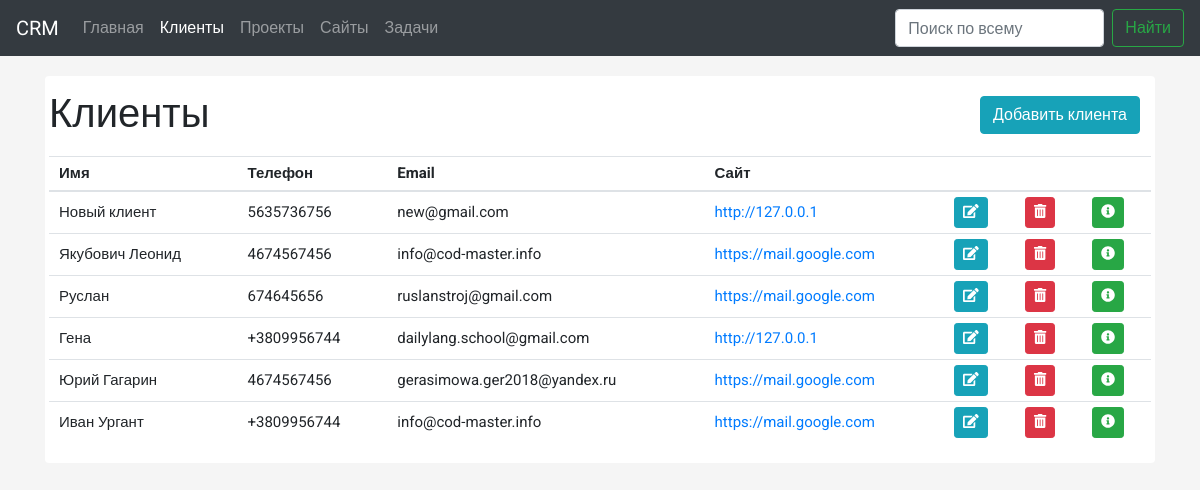
/clients/, run on the app's committed database.
### sites/models.py (models this page shows, shortened)
class Clients(models.Model):
    name = models.CharField(max_length=200, verbose_name='Имя')
    email = models.CharField(max_length=200, verbose_name='Email')
    phone = models.CharField(max_length=200, verbose_name='Телефон')
    sites = models.ForeignKey('Site', on_delete=models.SET_NULL, related_name="clients", blank=True, null=True,
                              verbose_name='Сайт')
    notes = models.TextField(max_length=1000, null=True, blank=True, verbose_name='Заметки о клиенте')
    pub_date = models.DateTimeField(auto_now_add=True, blank=True, null=True, verbose_name='Дата публикации')
    created_date = models.DateTimeField(default=timezone.now, verbose_name='Дата создания')
    class Meta:
        verbose_name_plural = 'Клиенты'
        verbose_name = 'Клиент'
        ordering = ['-pub_date']

class Site(models.Model):
    name = models.URLField(max_length=250, verbose_name='Ссылка на сайт')
    main_project = models.ForeignKey('Project', null=True, on_delete=models.SET_NULL, related_name="sites",
                                     verbose_name='Проект')
    domain_d = models.TextField(max_length=1000, null=True, blank=True, verbose_name='Доступы к регистратору')
    server_d = models.TextField(max_length=1000, null=True, blank=True, verbose_name='Доступ к серверу')
    bd_d = models.TextField(max_length=1000, null=True, blank=True, verbose_name='Доступ к базе')
    admin_panel = models.TextField(max_length=1000, null=True, blank=True, verbose_name='Админка')
    pub_date = models.DateTimeField(auto_now_add=True, blank=True, null=True, verbose_name='Дата публикации')
    created_date = models.DateTimeField(default=timezone.now, verbose_name='Дата создания')
    class Meta:
        verbose_name_plural = 'Сайты'
        verbose_name = 'Сайт'
        ordering = ['-pub_date']
    def __str__(self):
        return self.name

### sites/views.py (the view)
# urls.py: path('clients/', clients_list, name="clients_list"),
def clients_list(request):
    clients = Clients.objects.all()
    return render(request, 'crm/clients_list.html', context={'clients': clients})

### sites/templates/crm/clients_list.html (shortened to what this page needs)
{% extends "base.html" %}
{% block content %}
    <div class="content">
    <h1>Клиенты</h1>
     <a href="{% url 'create_client' %}" class="btn btn-info right_btn">Добавить клиента</a>
    <table class="table table-hover">
  <thead>
    <tr>
      <th scope="col">Имя</th>
      <th>Телефон</th>
      <th>Email</th>
      <th>Сайт</th>
      <th></th>
      <th></th>
      <th></th>
    </tr>
  </thead>
  <tbody>
  {% for client in clients %}
    <tr>
      <td>{{ client.name }}</td>
      <td>{{ client.phone }}</td>
      <td>{{ client.email }}</td>
      <td><a href="{{ client.sites }}" target="_blank">{{ client.sites }}</a></td>
      <td><a href="{% url 'update_client' client.id %}" class="btn btn-sm btn-info"><i class="fas fa-edit"></i></a></td>
      <td><a href="{% url 'delete_client' client.id %}" class="btn btn-sm btn-danger"><i class="fas fa-trash-alt"></i></a></td>
     <td><a href="{% url 'client_detail' client.id %}" class="btn btn-sm btn-success"><i class="fas fa-info-circle"></i></a></td>
    </tr>
  {% endfor %}
  </tbody>
</table>
    </div>
{% endblock %}

### sites/templates/base.html (shortened to what this page needs)
<!doctype html>
<html lang="ru">
  <head>
    <link rel="stylesheet" href="https://stackpath.bootstrapcdn.com/bootstrap/4.4.1/css/bootstrap.min.css">
  </head>
  <body>
<nav class="navbar navbar-expand-lg navbar-dark bg-dark">
      <a class="navbar-brand" href="/">CRM</a>
  <div class="collapse navbar-collapse" id="navbarSupportedContent">
    <ul class="navbar-nav mr-auto">
         <li class="nav-item">
        <a class="nav-link" href="{% url 'index' %}">Главная</a>
      </li>
        <li class="nav-item"><a class="nav-link" href="{% url 'clients_list' %}">Клиенты</a></li>
      <li class="nav-item">
        <a class="nav-link" href="{% url 'projects_list' %}">Проекты</a>
      </li>
        <li class="nav-item"><a class="nav-link" href="{% url 'sites_list' %}">Сайты</a></li>
        <li class="nav-item"><a class="nav-link" href="{% url 'todos_list' %}">Задачи</a></li>
    </ul>
    <form class="form-inline my-2 my-lg-0">
      <input class="form-control mr-sm-2" type="search" placeholder="Поиск по всему" aria-label="Search">
      <button class="btn btn-outline-success my-2 my-sm-0" type="submit">Найти</button>
    </form>
  </div>
</nav>
<div class="container">
    <div class="row">
        <div class="col-md-12">
            {% block content %}
            {% endblock %}
        </div>
    </div>
</div>
  </body>
</html>

### sites/templates/base.html (style rules this page uses)
body { background: #f5f5f5; font-family: 'Roboto', Sans-Serif; font-sie: 14px; }
.table td, .table th { font-size: 15px; vertical-align: middle; padding: 5px 10px; }
.content { background: #ffffff; padding: 4px; border-radius: .25rem; margin-top: 20px; }
h1 { padding: 10px 0; font-family: 'Roboto Condensed', Sans-Serif; }
.right_btn { float: right; right: 10px; position: absolute; margin-top: -60px; margin-right: 20px }
th { font-size: 14px }
td { min-height: 56px; }

### data on the page
Clients: name "Новый клиент", phone "5635736756", email "new@gmail.com", sites "http://127.0.0.1"
Clients: name "Якубович Леонид", phone "4674567456", email "info@cod-master.info", sites "https://mail.google.com"
Clients: name "Руслан", phone "674645656", email "ruslanstroj@gmail.com", sites "https://mail.google.com"
Clients: name "Гена", phone "+3809956744", email "dailylang.school@gmail.com", sites "http://127.0.0.1"
Clients: name "Юрий Гагарин", phone "4674567456", email "gerasimowa.ger2018@yandex.ru", sites "https://mail.google.com"
Clients: name "Иван Ургант", phone "+3809956744", email "info@cod-master.info", sites "https://mail.google.com"
